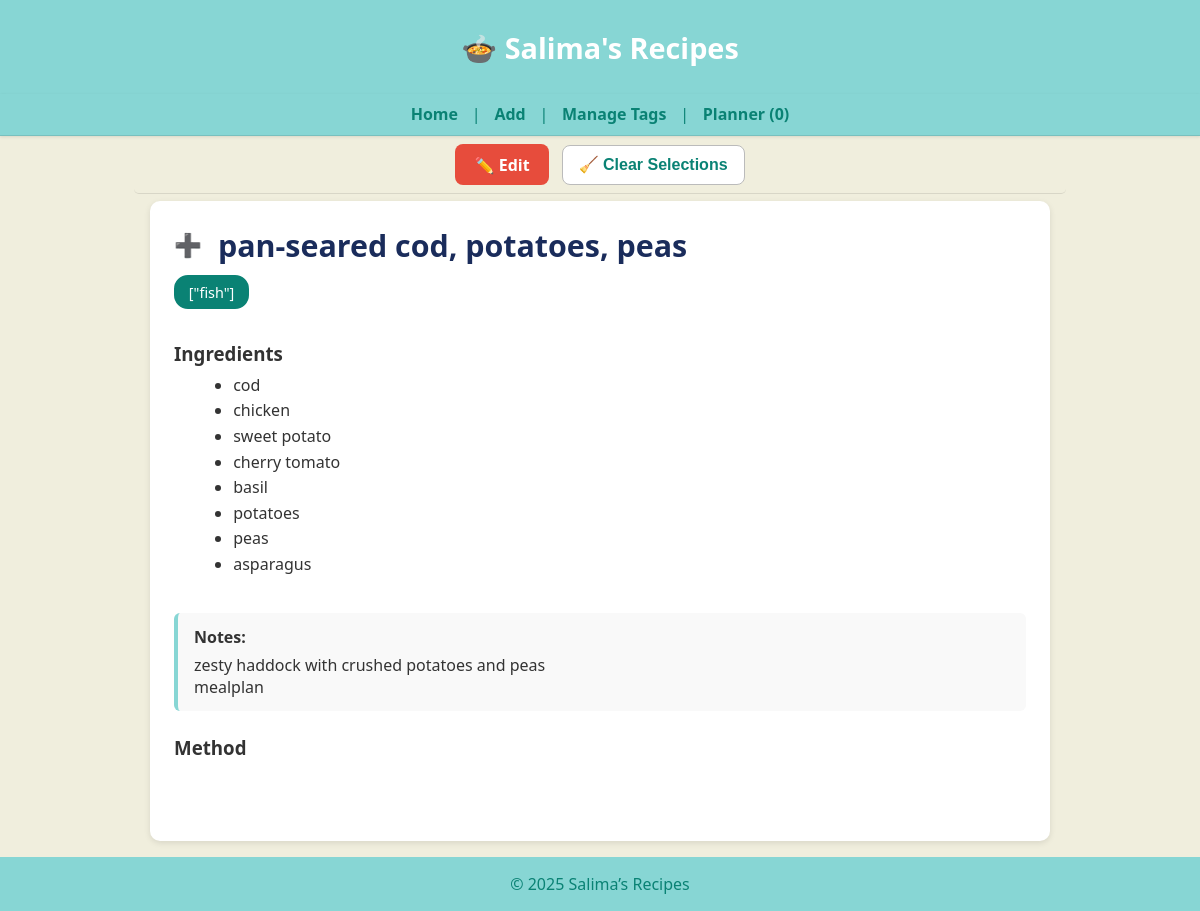
/recipe/1, run on the app's committed database.
### tables this page shows
CREATE TABLE recipes (
    id INTEGER PRIMARY KEY,
    name TEXT,
    ingredients JSON,
    method TEXT,
    tags JSON,
    category TEXT,
    source TEXT,
    linked_recipe TEXT,
    image_url TEXT,
    notes TEXT,
    created_at DATETIME DEFAULT CURRENT_TIMESTAMP,
    updated_at DATETIME DEFAULT CURRENT_TIMESTAMP
);

### app.py (the view)
@app.route("/recipe/<int:recipe_id>")
def recipe_detail(recipe_id):
    row = get_recipe(recipe_id)
    if not row:
        abort(404)
    (
        rid, name, ingredients, method, tags,
        category, source, linked_recipe, image_url, notes,
        created_at, updated_at
    ) = row
    import json
    try:
        if ingredients and ingredients.strip().startswith("["):
            ingredients_parsed = json.loads(ingredients)
            if isinstance(ingredients_parsed, str):
                ingredients_parsed = json.loads(ingredients_parsed)
        else:
            text = (ingredients or "").replace(",", "\n")
            ingredients_parsed = [i.strip() for i in text.splitlines() if i.strip()]
    except Exception:
        text = (ingredients or "").replace(",", "\n").replace("[", "").replace("]", "").replace('"', "")
        ingredients_parsed = [i.strip() for i in text.splitlines() if i.strip()]
    return render_template(
        "recipe_detail.html",
        id=rid,
        name=name,
        ingredients=ingredients_parsed,
        raw_ingredients=ingredients or "",
        method=method or "",
        image_url=image_url or "",
        tags=tags or "",
        linked_recipe=linked_recipe or "",
        notes=notes or ""
    )

### app.py (called while the page is built)
@app.teardown_appcontext
def close_connection(exception):
    db = getattr(g, "_database", None)
    if db is not None:
        db.close()

def get_conn():
    return sqlite3.connect(DB_PATH)

def get_recipe(recipe_id: int):
    with get_conn() as conn:
        c = conn.cursor()
        c.execute("""
            SELECT id, name, ingredients, method, tags,
                   category, source, linked_recipe, image_url, notes,
                   created_at, updated_at
            FROM recipes
            WHERE id = ?
        """, (recipe_id,))
        row = c.fetchone()
        return row

### templates/recipe_detail.html (shortened to what this page needs)
{% extends "base.html" %}
{% block content %}
<main class="homepage">
  <div class="recipe-detail" style="max-width:900px; margin:auto; background:#fff; border-radius:10px; padding:1.5rem; box-shadow:0 2px 6px rgba(0,0,0,0.1);">
    <div style="display:flex; align-items:center; gap:0.6rem; margin-bottom:0.6rem; flex-wrap:wrap;">
      <button class="select-dish-btn"
        data-id="{{ id }}"
        data-name="{{ name }}"
        aria-label="Select this recipe">
  <span class="icon"></span>
</button>
      <h2 class="recipe-title" style="margin:0; font-size:1.9rem; color:#1a2c5b; text-align:left;">
        {{ name }}
      </h2>
    </div>
    {% if tags %}
      <div class="recipe-tags" style="margin:0.5rem 0 1rem; display:flex; flex-wrap:wrap; gap:0.4rem;">
        {% for t in tags.split(',') %}
          {% set tag_clean = t.strip() %}
          <a href="{{ url_for('search') }}?tag={{ tag_clean }}"
             class="tag-pill"
             style="
               display:inline-block;
               background: var(--brand-dark);
               color:#fff;
               border-radius:14px;
               padding:0.35rem 0.8rem;
               font-size:0.9rem;
               font-weight:500;
               text-decoration:none;
               transition:background 0.2s ease;">
             {{ tag_clean }}
          </a>
        {% endfor %}
      </div>
    {% endif %}
    <div class="content-row" style="display:flex; flex-wrap:wrap; gap:1.5rem; align-items:flex-start;">
      <div class="ingredients-column" style="flex:1; min-width:260px;">
        <h3>Ingredients</h3>
        <ul class="ingredients-list" style="margin-top:0.4rem;">
          {% for it in ingredients %}
            <li>{{ it }}</li>
          {% endfor %}
        </ul>
      </div>
    </div>
    {% if notes %}
      <div style="margin-top:1.2rem; padding:0.8rem 1rem; background:#f9f9f9;
                  border-left:4px solid #87d6d4; border-radius:6px; text-align:left;">
        <strong>Notes:</strong>
        <div style="margin-top:0.4rem; white-space:pre-line;">{{ notes }}</div>
      </div>
    {% endif %}
    <h3 style="margin-top:1.5rem; text-align:left;">Method</h3>
    <div class="method-text"
         style="white-space:pre-line; line-height:1.6; text-align:left;">
    </div>
  </div>
</main>
{% endblock %}

### static/style.css (style rules this page uses)
:root { --brand: #87d6d4; --brand-dark: #0a8274; --background: #f0eedd; }
body { font-family: "Segoe UI", Helvetica, Arial, sans-serif; background: var(--background); color: #333; margin: 0; padding: 0; }
main { background: var(--background); max-width: 100%; margin: 0; padding: 0; box-shadow: none; border: none; }
a { color: var(--brand-dark); text-decoration: none; transition: color 0.2s ease; }
button { background: var(--brand); color: white; border: none; padding: 0.6rem 1.2rem; font-size: 1rem; border-radius: 4px; cursor: pointer; transition: background 0.2s ease; }
.tag-pill { display: inline-block; padding: 0.4rem 0.8rem; border: 2px solid var(--brand-dark); border-radius: 20px; background: #fff; color: #333; text-align: center; font-size: 0.9rem; cursor: pointer; transition: all 0.2s ease; }
.recipe-tags { margin-top: 0.5rem; display: flex; flex-wrap: wrap; gap: 0.4rem; }
.select-dish-btn { background: transparent; border: none; outline: none; cursor: pointer; width: 1.6rem; height: 1.6rem; display: flex; align-items: center; justify-content: center; }
.select-dish-btn::before { content: "+"; color: #aaa; font-size: 1.6rem; transition: color 0.25s ease, transform 0.2s ease, opacity 0.2s ease; }
main.homepage { max-width: 900px; margin: 0 auto; padding: 0 1rem 1rem; background: var(--background); border: none; box-shadow: none; }
.recipe-detail { max-width: 900px; margin: 1rem auto; padding: 1.5rem 2rem; background: #fff; border-radius: 10px; text-align: left; }
.recipe-detail h3 { margin-top: 1rem; margin-bottom: 0.4rem; }
.recipe-detail .method-text { margin-top: 0; line-height: 1.6; white-space: pre-line; }
.recipe-detail .content-row { display: flex; align-items: flex-start; gap: 0.75rem; }
.recipe-detail .ingredients-column { flex: 0 1 auto; min-width: 260px; max-width: 60%; }
.recipe-detail .ingredients-column ul { list-style-type: disc; margin-left: 1.2rem; line-height: 1.6; }
.select-dish-btn { all: unset; display: inline-flex; align-items: center; justify-content: center; width: 28px; height: 28px; cursor: pointer; vertical-align: middle; margin-right: 0.4rem; background: none !important; border: none !important; box-shadow: none !important; }
.select-dish-btn .icon { font-size: 1.4rem; color: #888; transition: color 0.2s ease; line-height: 1; }
.recipe-detail .select-dish-btn, .recipe-detail .select-dish-btn::before, .recipe-detail .select-dish-btn::after { -webkit-appearance: none !important; appearance: none !important; content: none !important; }

### data on the page
recipes: name "pan-seared cod, potatoes, peas", tags "[\"fish\"]", notes "zesty haddock with crushed potatoes and peas mealplan"

### other printed values
{{ it }} "cod" "chicken" "sweet potato" "cherry tomato" "basil" "potatoes" "peas" "asparagus"
{{ 2025|default(2025) }} "2025"
